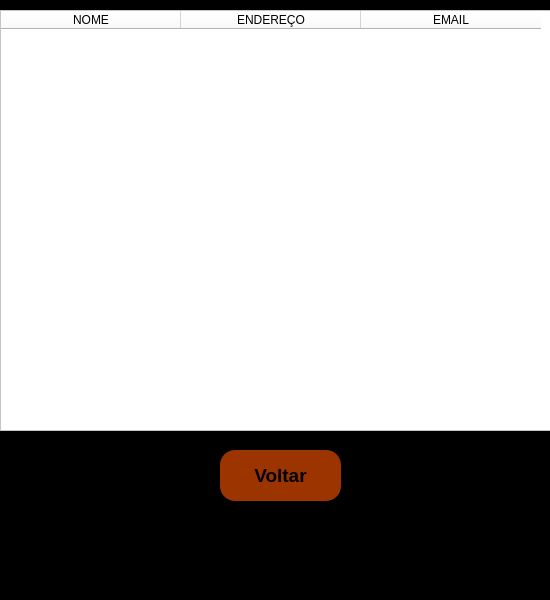
<?xml version="1.0" encoding="UTF-8"?>
<ui version="4.0">
 <class>Lista_dados</class>
 <widget class="QMainWindow" name="Lista_dados">
  <property name="geometry">
   <rect>
    <x>0</x>
    <y>0</y>
    <width>550</width>
    <height>600</height>
   </rect>
  </property>
  <property name="windowTitle">
   <string>MainWindow</string>
  </property>
  <property name="styleSheet">
   <string notr="true">background-color: rgb(0, 0, 0);</string>
  </property>
  <widget class="QWidget" name="centralwidget">
   <widget class="QTableWidget" name="tableWidget">
    <property name="geometry">
     <rect>
      <x>0</x>
      <y>10</y>
      <width>731</width>
      <height>421</height>
     </rect>
    </property>
    <property name="styleSheet">
     <string notr="true">background-color: rgb(255, 255, 255);</string>
    </property>
    <attribute name="horizontalHeaderDefaultSectionSize">
     <number>180</number>
    </attribute>
    <column>
     <property name="text">
      <string>NOME</string>
     </property>
    </column>
    <column>
     <property name="text">
      <string>ENDEREÇO</string>
     </property>
    </column>
    <column>
     <property name="text">
      <string>EMAIL</string>
     </property>
    </column>
   </widget>
   <widget class="QPushButton" name="voltar">
    <property name="geometry">
     <rect>
      <x>220</x>
      <y>450</y>
      <width>121</width>
      <height>51</height>
     </rect>
    </property>
    <property name="font">
     <font>
      <pointsize>14</pointsize>
      <weight>75</weight>
      <bold>true</bold>
     </font>
    </property>
    <property name="styleSheet">
     <string notr="true">background-color: rgb(156, 52, 0);
border-radius:15px</string>
    </property>
    <property name="text">
     <string>Voltar</string>
    </property>
   </widget>
  </widget>
  <widget class="QMenuBar" name="menubar">
   <property name="geometry">
    <rect>
     <x>0</x>
     <y>0</y>
     <width>550</width>
     <height>21</height>
    </rect>
   </property>
  </widget>
  <widget class="QStatusBar" name="statusbar"/>
 </widget>
 <resources/>
 <connections/>
</ui>
